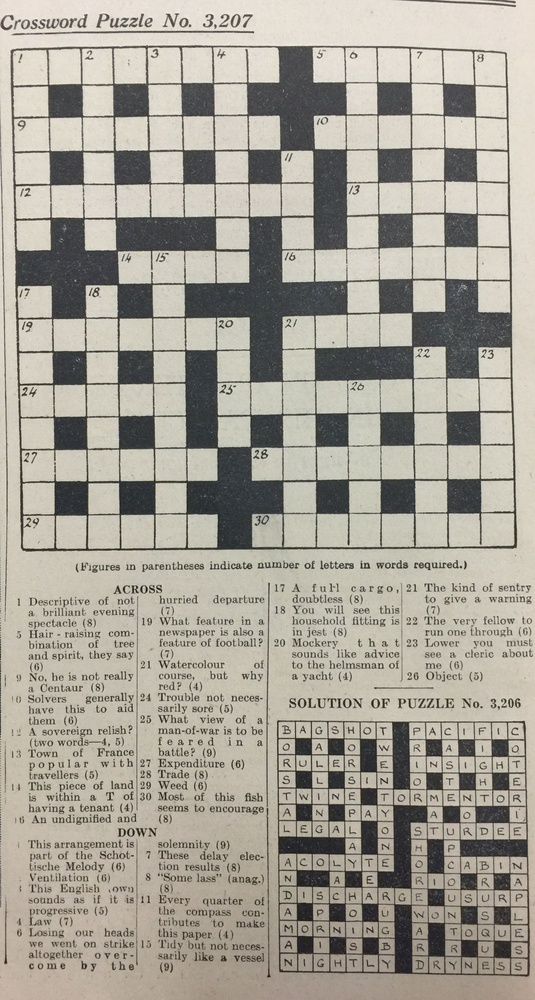
#> input picture computer vision/imagenes/crucigrama.jpg, 535 x 1000 px, shrunk from 1634 x 3053 before the run
$ python gradient.py   (older library calls are emulated)
#> lines starting #> are read from the running program, lines starting #| are printed output that depends on the picture
### computer vision/funciones_imagen.py
from pathlib import Path

import cv2
import matplotlib.pyplot as plt
from matplotlib.widgets import Button


DIRECTORIO_BASE = Path(__file__).parent


def cargar_imagen(ruta, modo=cv2.IMREAD_COLOR):
    """Carga una imagen y produce un error claro si no se puede leer."""
#> called with ruta = 'imagenes/crucigrama.jpg', modo = 0
    ruta = Path(ruta)
    if not ruta.is_absolute():
        ruta = DIRECTORIO_BASE / ruta

    imagen = cv2.imread(str(ruta), modo)
#> imagen: shape (1000, 535); min 16, max 246, mean 162.5
    if imagen is None:
        raise FileNotFoundError(f"No se pudo cargar la imagen: {ruta}")
    return imagen


# [4 lines left out: function cargar_rgb, not called in this run]


def cargar_gris(ruta):
    """Carga una imagen directamente en escala de grises."""
    return cargar_imagen(ruta, cv2.IMREAD_GRAYSCALE)


def display_img(imagen, figsize=(10, 10), cmap="gray"):
    """Muestra una imagen sin ejes usando Matplotlib."""
    fig = plt.figure(figsize=figsize)
    ax = fig.add_subplot(111)
    ax.imshow(imagen, cmap=cmap)
    ax.axis("off")
    plt.show()


class VisorResultados:
    """Visor reutilizable para recorrer imágenes en una sola ventana."""

    # [33 lines left out: functions __init__, actualizar, not called in this run]

    def siguiente(self, _evento=None):
        self.indice = (self.indice + 1) % len(self.resultados)
        self.actualizar()

    def anterior(self, _evento=None):
        self.indice = (self.indice - 1) % len(self.resultados)
        self.actualizar()

    # [5 lines left out: function usar_teclado, not called in this run]

    def mostrar(self):
        plt.show()


# [5 lines left out: function mostrar_resultados, not called in this run]

### computer vision/gradient.py
import cv2

from funciones_imagen import cargar_imagen, display_img


img = cargar_imagen("imagenes/crucigrama.jpg", cv2.IMREAD_GRAYSCALE)

display_img(img)


sobelx = cv2.Sobel(img, cv2.CV_64F, 1, 0, ksize=5)
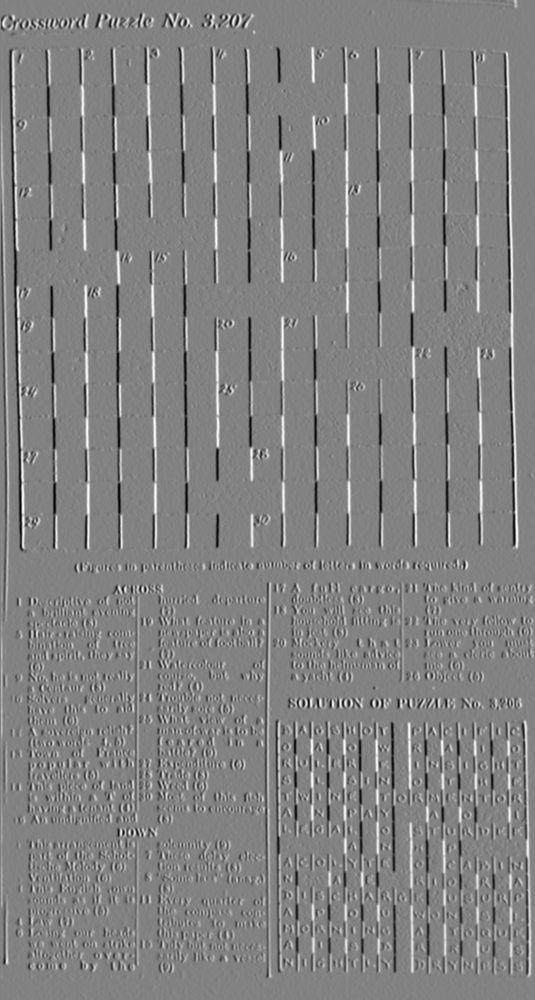
#> sobelx: shape (1000, 535) float64; min -7933, max 7582, mean 4.7; drawn with min black and max white
display_img(sobelx)

sobely = cv2.Sobel(img, cv2.CV_64F, 0, 1, ksize=5)
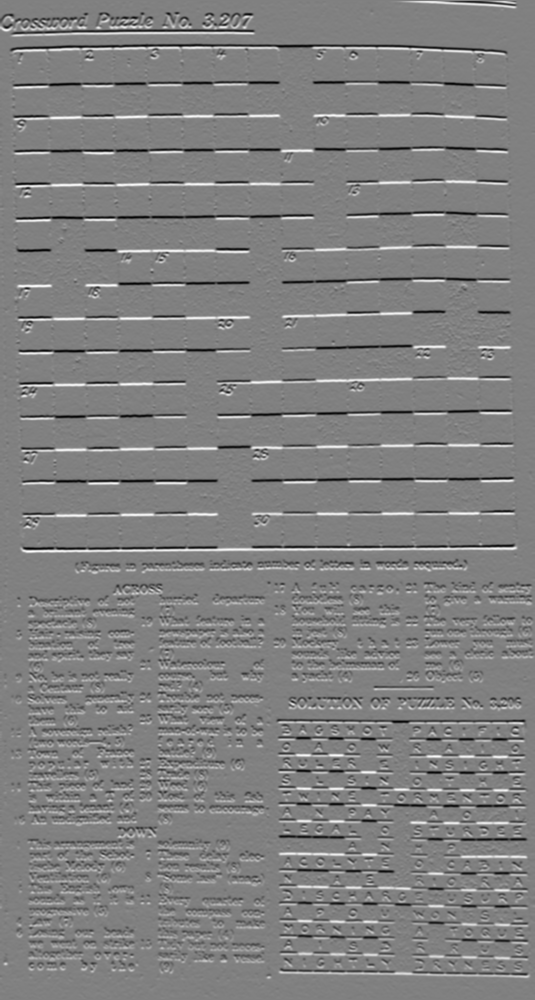
#> sobely: shape (1000, 535) float64; min -7878, max 7731, mean -6.6; drawn with min black and max white
display_img(sobely)

imga_final = cv2.addWeighted(src1=sobelx, alpha=0.5, src2=sobely, beta=0.5, gamma=0)
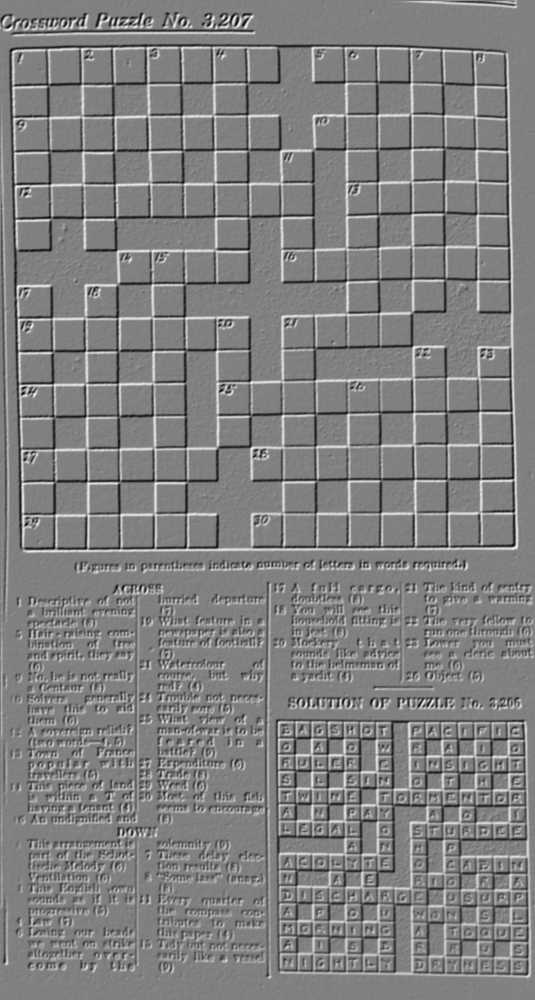
#> imga_final: shape (1000, 535) float64; min -4834, max 4723, mean -0.9; drawn with min black and max white
display_img(imga_final)

$ run again, with computer vision/imagenes/ajedrez_real.jpg copied over computer vision/imagenes/crucigrama.jpg
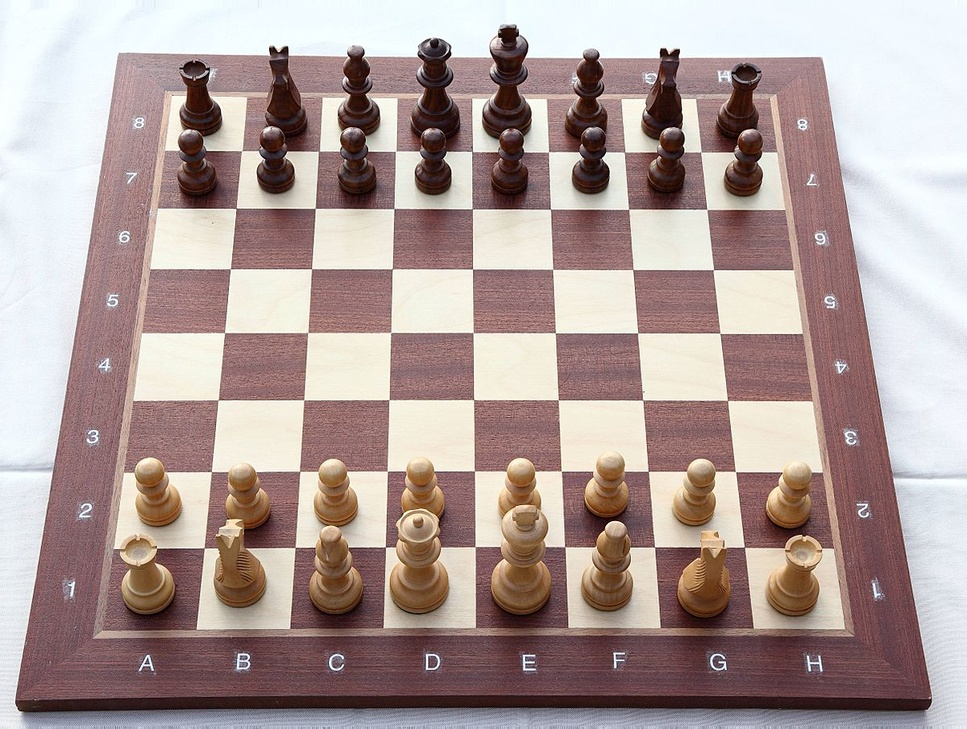
#> input picture computer vision/imagenes/ajedrez_real.jpg, 967 x 729 px, shrunk from 1200 x 905 before the run
#> in cargar_imagen, `imagen = cv2.imread(str(ruta), modo)`:
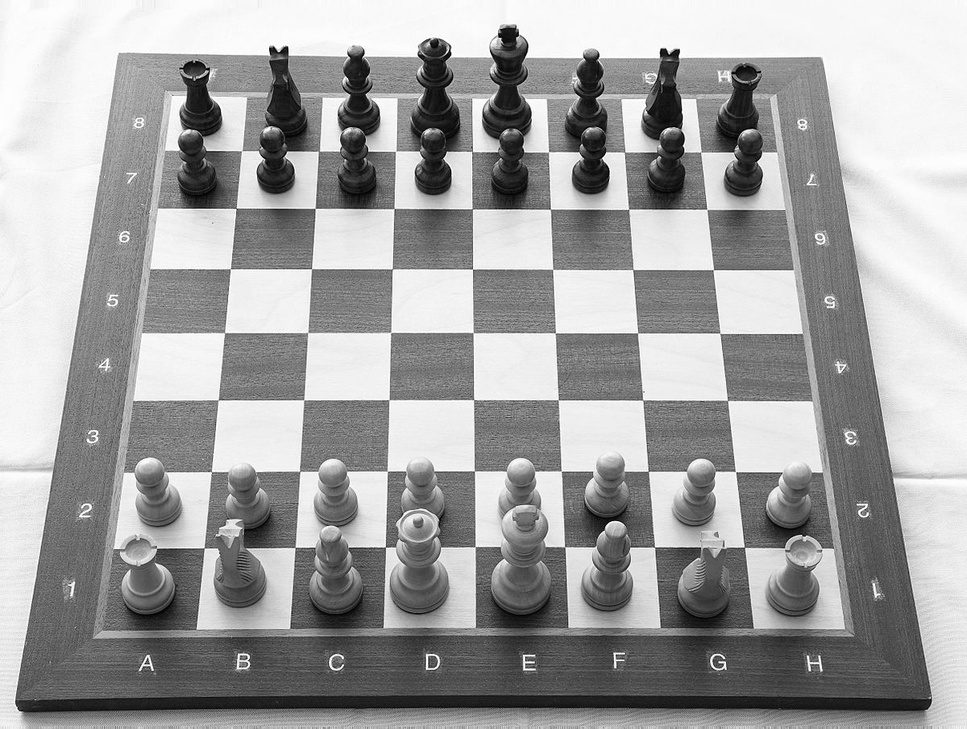
#> imagen: shape (729, 967); min 0, max 255, mean 161.5
#> `imga_final = cv2.addWeighted(src1=sobelx, alpha=0.5, src2=sobely, beta..`:
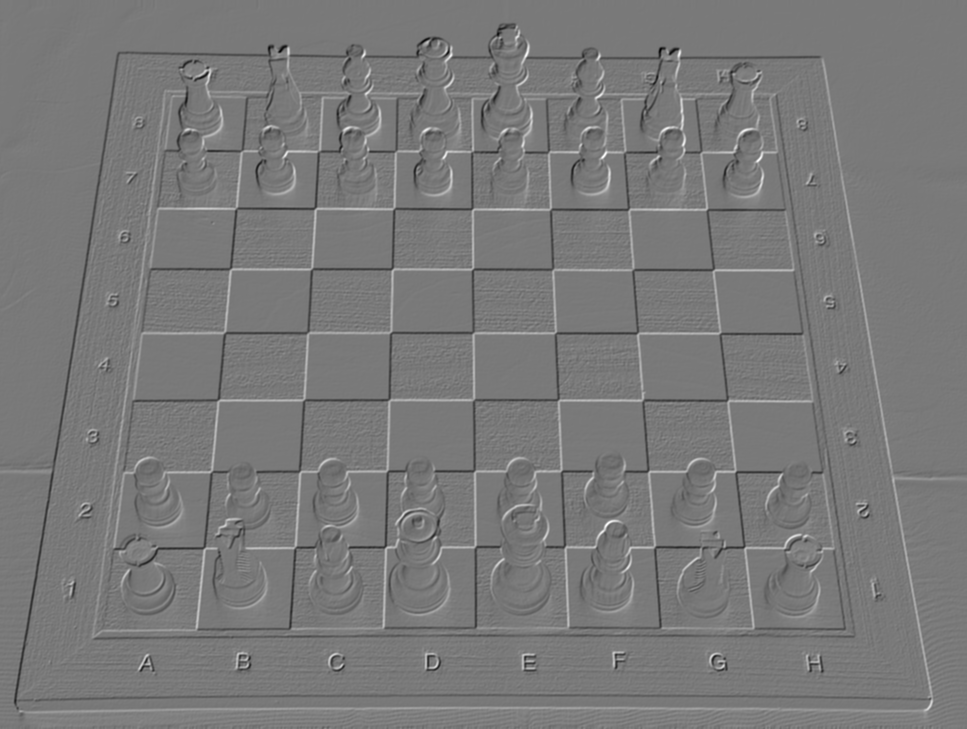
#> imga_final: shape (729, 967) float64; min -7190, max 7880, mean -6.5; drawn with min black and max white

$ run again, with computer vision/imagenes/ladrillos.jpg copied over computer vision/imagenes/crucigrama.jpg
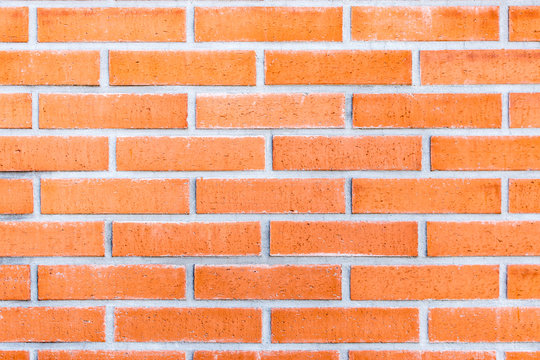
#> input picture computer vision/imagenes/ladrillos.jpg, 540 x 360 px
#> in cargar_imagen, `imagen = cv2.imread(str(ruta), modo)`:
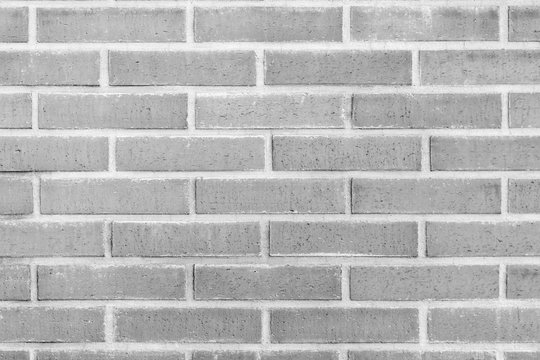
#> imagen: shape (360, 540); min 44, max 255, mean 182.3
#> `imga_final = cv2.addWeighted(src1=sobelx, alpha=0.5, src2=sobely, beta..`:
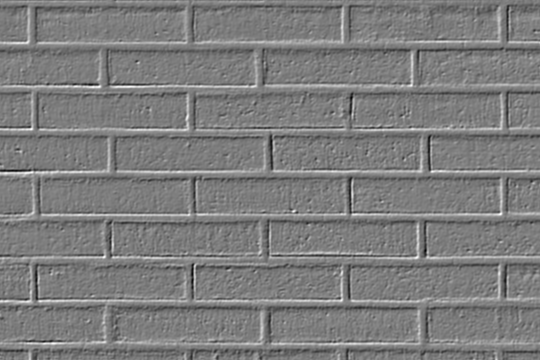
#> imga_final: shape (360, 540) float64; min -2865, max 2949, mean -11; drawn with min black and max white

$ run again, with computer vision/imagenes/perro.jpg copied over computer vision/imagenes/crucigrama.jpg
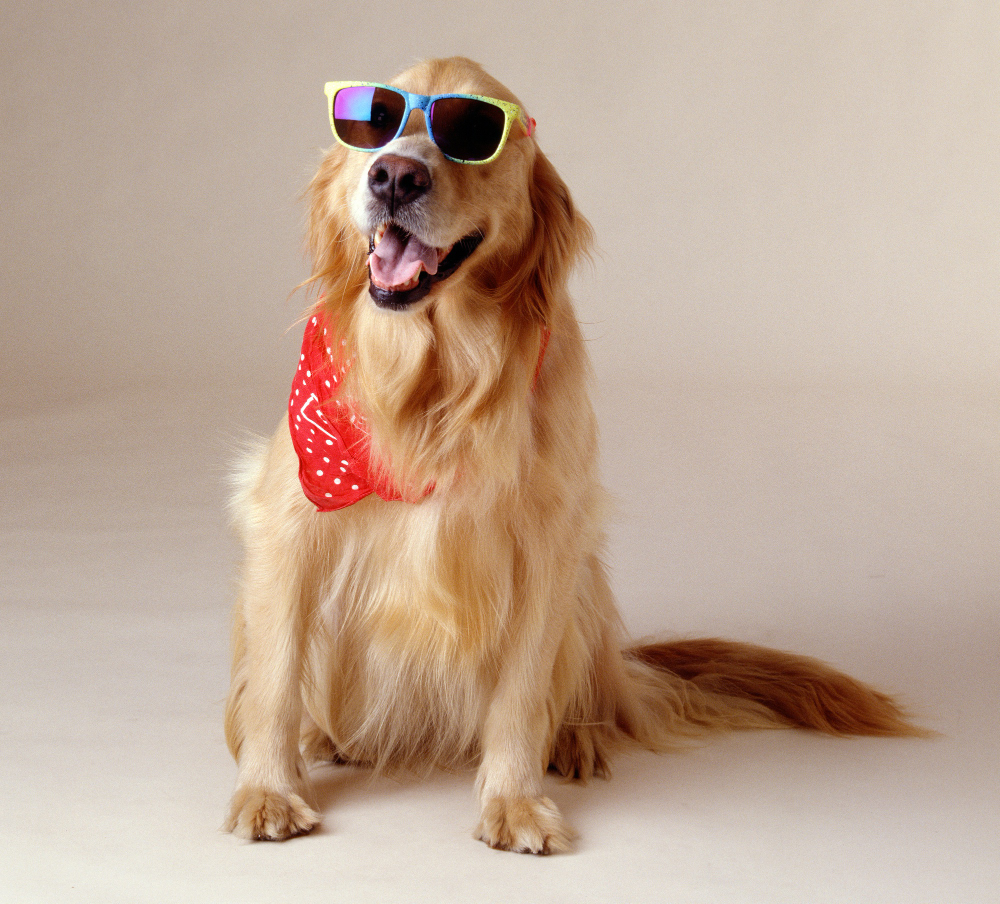
#> input picture computer vision/imagenes/perro.jpg, 1000 x 904 px
#> in cargar_imagen, `imagen = cv2.imread(str(ruta), modo)`:
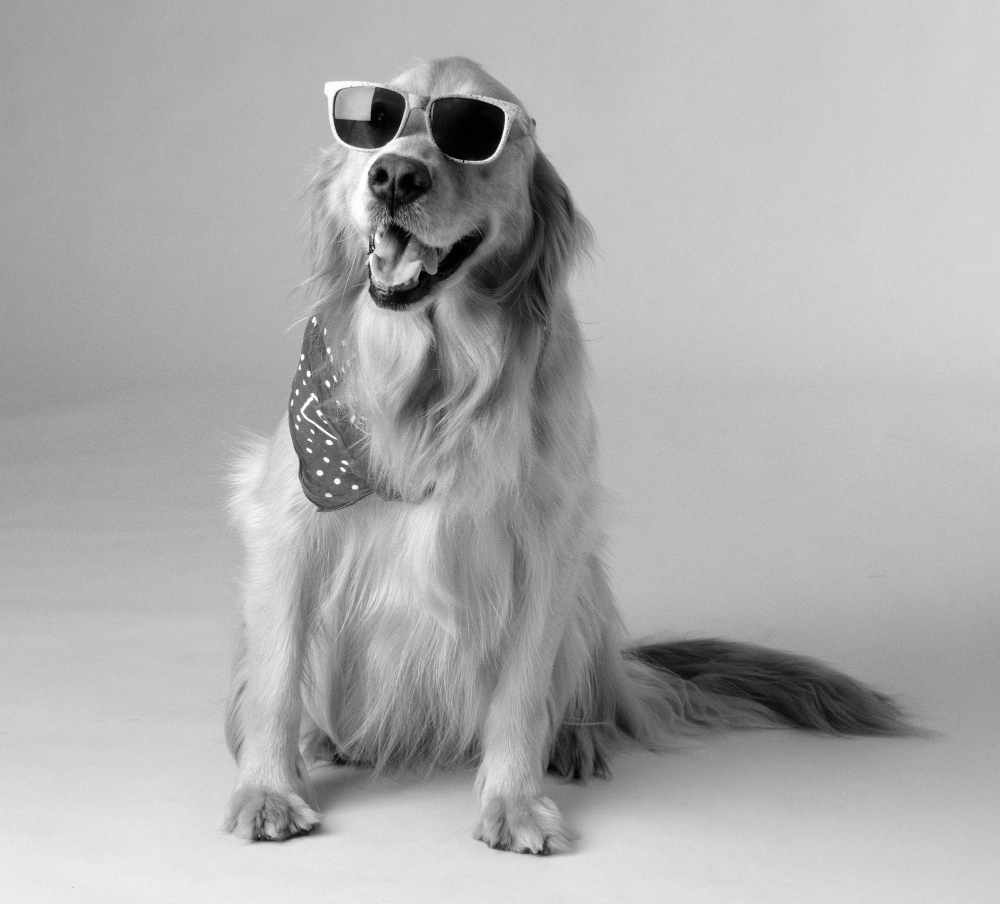
#> imagen: shape (904, 1000); min 0, max 255, mean 172.8
#> `sobelx = cv2.Sobel(img, cv2.CV_64F, 1, 0, ksize=5)`:
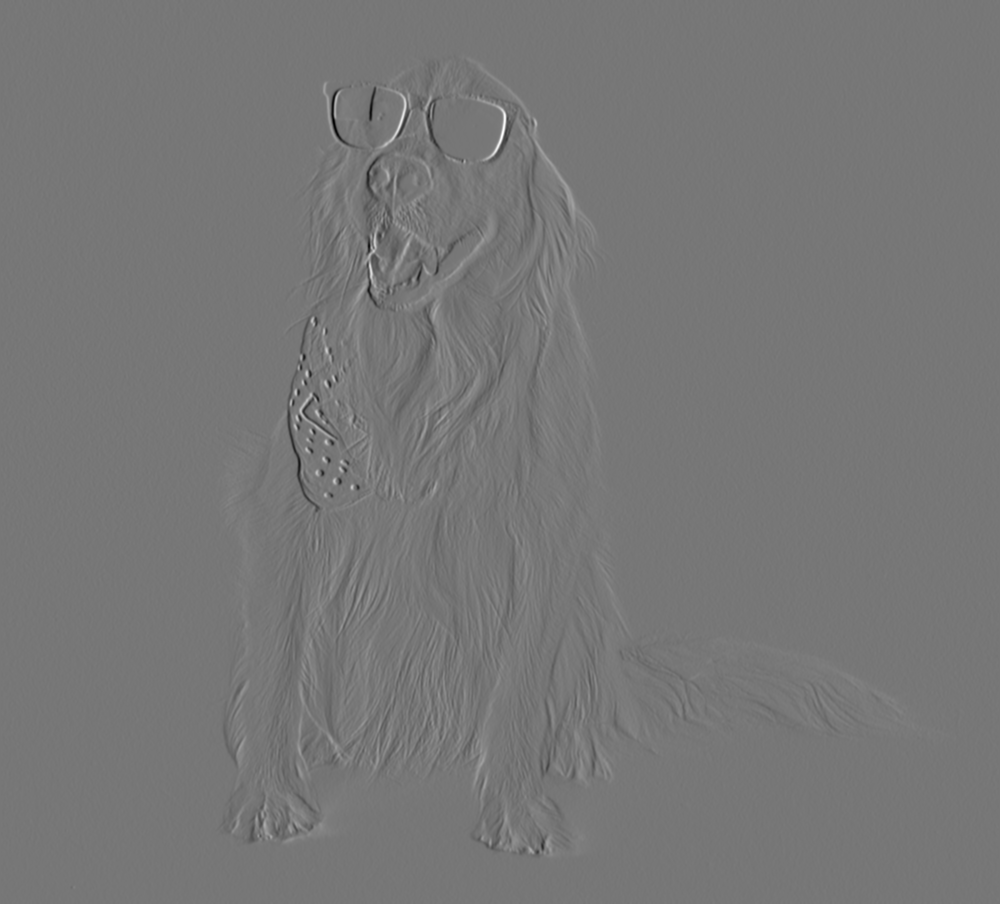
#> sobelx: shape (904, 1000) float64; min -9350, max 10644, mean 2.1; drawn with min black and max white
